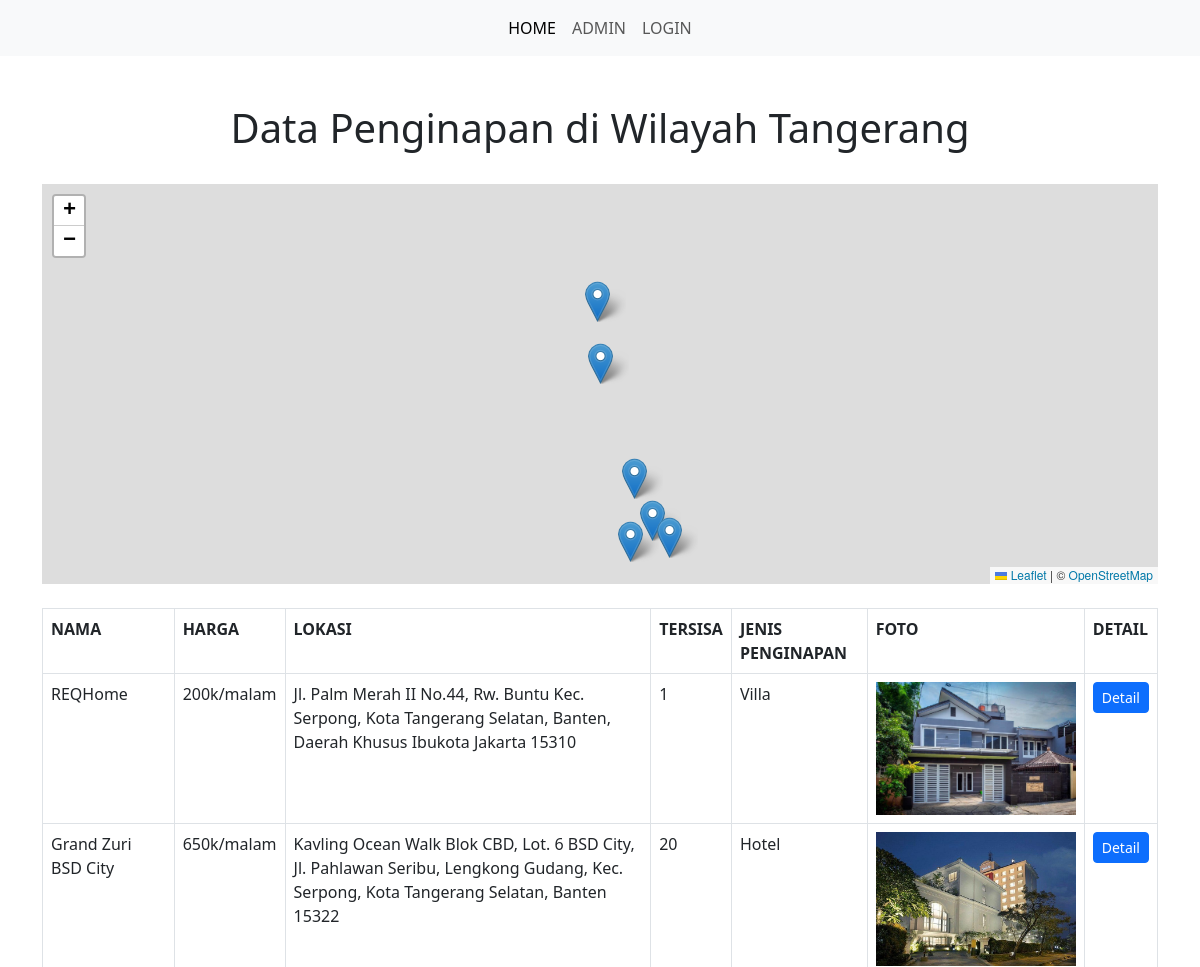
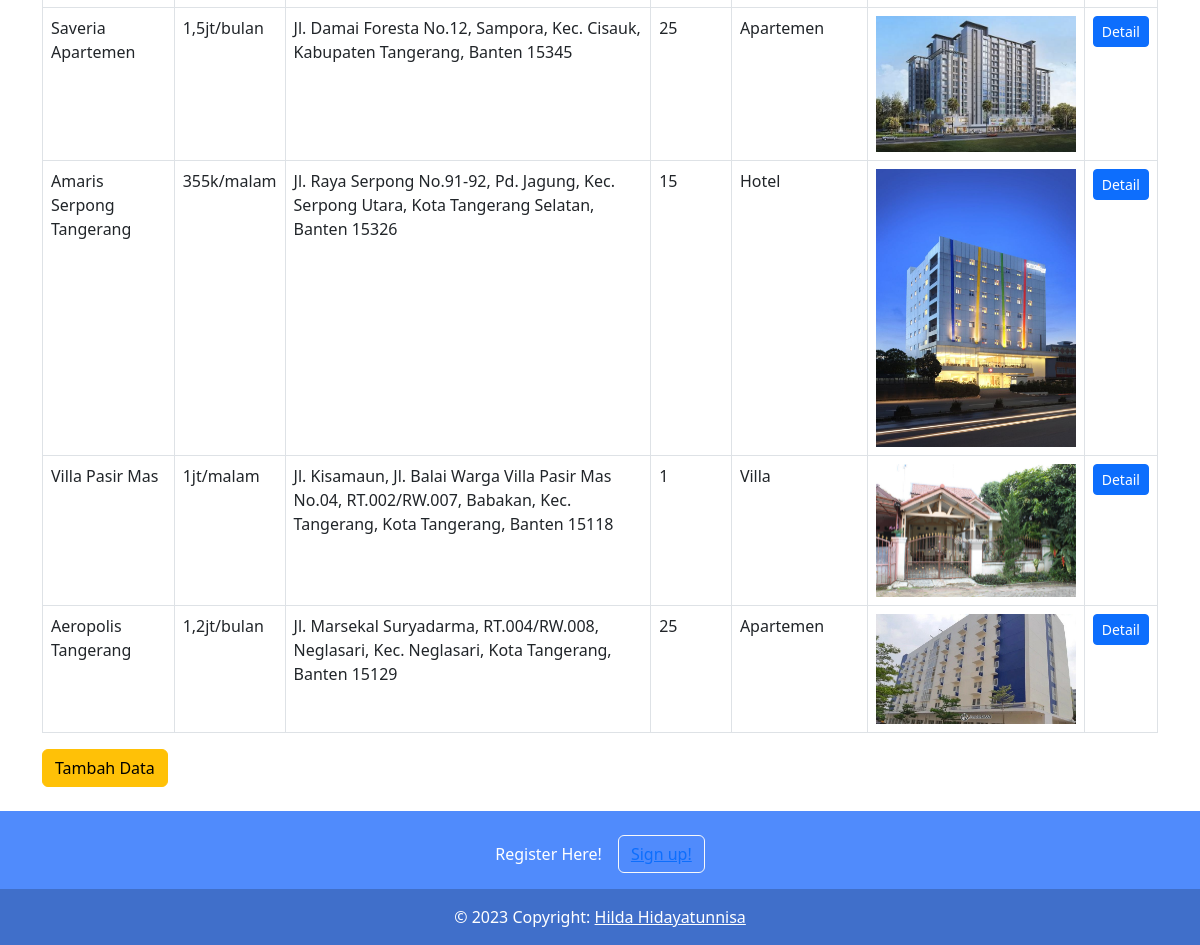
The app's page /index/ with its own data (2 pictures, top to bottom).
### nginap/models.py (models this page shows, shortened)
class Penginapan(models.Model):
    koordinat = models.CharField(max_length=100)
    nama = models.CharField(max_length=50)
    harga = models.CharField(max_length=50)
    lokasi = models.CharField(max_length=250)
    tersisa = models.IntegerField(null=True)
    jenis_id = models.ForeignKey(Jenis, on_delete=models.CASCADE, null=True)
    foto = models.ImageField(upload_to='foto/', null=True)

class Jenis(models.Model):
    jenis = models.CharField(max_length=50)
    def __str__(self):
        return self.jenis

### nginap/views.py (the view)
# urls.py: path('index/', index, name='index'),
def index(request):
    data_peta = Penginapan.objects.all()
    data_peta_json = serializers.serialize('json', data_peta)
    nginaps = Penginapan.objects.all()
    judul = "Data Penginapan di Wilayah Tangerang"
    konteks = {
        "title": judul,
        "subtitle": judul,
        "nginaps" : nginaps,
        "dataJson" : data_peta_json,
        "dataPetas" : data_peta
    }
    return render(request, 'index.html', konteks)

### nginap/templates/index.html (shortened to what this page needs)
{% extends 'base.html' %}
{% block content %}
<!doctype html>
<html lang="en">
  <head>
    <link href="https://cdn.jsdelivr.net/npm/bootstrap@5.3.0-alpha1/dist/css/bootstrap.min.css" rel="stylesheet">
    <link rel="stylesheet" href="https://unpkg.com/leaflet@1.9.3/dist/leaflet.css"/>
</head>
  <body>
    <br><br>
    <center><h1>{{ subtitle }}</h1></center><br>
    <div id="map" style="width: 1200px; height: 400px;"></div>
    <br>
    <table class="table table-bordered table-stripe">
        <tr>
            <th>NAMA</th>
            <th>HARGA</th>
            <th>LOKASI</th>
            <th>TERSISA</th>
            <th>JENIS PENGINAPAN</th>
            <th>FOTO</th>
            <th>DETAIL</th>
        </tr>
        {% for penginapan in nginaps %}
        <tr>
            <td>{{ penginapan.nama }}</td>
            <td>{{ penginapan.harga }}</td>
            <td>{{ penginapan.lokasi }}</td>
            <td>{{ penginapan.tersisa }}</td>
            <td>{{ penginapan.jenis_id }}</td>
            <td>
                {% if penginapan.foto %}
                <img src="{{ penginapan.foto.url }}" width="200px">
                {% endif %}
            </td>
            <td>
                <a href="{{ penginapan.id }}" class="btn btn-sm btn-primary">Detail</a><br><br>
            </td>
        </tr>
        {% endfor %}
    </table>
    <a href="/masuk" type="button" class="btn btn-warning">Tambah Data</a><br><br>
</body>
</html>
 {% endblock %}

### templates/base.html (shortened to what this page needs)
<!doctype html>
<html lang="en">
  <head>
    <link href="https://cdn.jsdelivr.net/npm/bootstrap@5.3.0-alpha1/dist/css/bootstrap.min.css" rel="stylesheet">
  </head>
  <body>
    {% include 'navbar.html' %}
    <div class="container">
      {% block content %}
      {% endblock %}
    </div>
    {% include 'footer.html' %}
  </body>
</html>

### templates/navbar.html (shortened to what this page needs)
<nav class="navbar navbar-expand-lg navbar-primary bg-light">
  <div class="container-fluid">
    <div
      class="collapse navbar-collapse justify-content-center"
      id="navbarCenteredExample"
    >
      <ul class="navbar-nav mb-2 mb-lg-0">
        <li class="nav-item">
          <a class="nav-link active" aria-current="page" href="/index">HOME</a>
        </li>
        <li class="nav-item">
          <a class="nav-link" href="/masuk">ADMIN</a>
        </li>
        <li class="nav-item">
          <a class="nav-link" href="/masuk">LOGIN</a>
        </li>
      </ul>
    </div>
  </div>
</nav>

### templates/footer.html
<section class="">
    <footer class="text-center text-white" style="background-color:#508bfc;">
      <div class="container p-4 pb-0">
        <section class="">
          <p class="d-flex justify-content-center align-items-center">
            <span class="me-3">Register Here!</span>
            <button type="button" class="btn btn-outline-light btn-rounded">
             <a href="/signup">Sign up!</a>
            </button>
          </p>
        </section>
      </div>
      <div class="text-center p-3" style="background-color: rgba(0, 0, 0, 0.2);">
        © 2023 Copyright:
        <a class="text-white" href="https://instagram.com/_hdytnnisa?igshid=YmMyMTA2M2Y=">Hilda Hidayatunnisa</a>
      </div>
    </footer>
  </section>

### nginap/templates/index.html (style rules this page uses)
html, body { height: 100%; margin: 0; }
#map { height: 500px; width: 100px; max-width: 100%; max-height: 100%; }

### records on screen
Penginapan: nama "REQHome", harga "200k/malam", lokasi "Jl. Palm Merah II No.44, Rw. Buntu Kec. Serpong, Kota Tangerang Selatan, Banten, Daerah Khusus Ibukota Jakarta 15310", tersisa "1", jenis_id "Villa", foto (picture)
Penginapan: nama "Grand Zuri BSD City", harga "650k/malam", lokasi "Kavling Ocean Walk Blok CBD, Lot. 6 BSD City, Jl. Pahlawan Seribu, Lengkong Gudang, Kec. Serpong, Kota Tangerang Selatan, Banten 15322", tersisa "20", jenis_id "Hotel", foto (picture)
Penginapan: nama "Saveria Apartemen", harga "1,5jt/bulan", lokasi "Jl. Damai Foresta No.12, Sampora, Kec. Cisauk, Kabupaten Tangerang, Banten 15345", tersisa "25", jenis_id "Apartemen", foto (picture)
Penginapan: nama "Amaris Serpong Tangerang", harga "355k/malam", lokasi "Jl. Raya Serpong No.91-92, Pd. Jagung, Kec. Serpong Utara, Kota Tangerang Selatan, Banten 15326", tersisa "15", jenis_id "Hotel", foto (picture)
Penginapan: nama "Villa Pasir Mas", harga "1jt/malam", lokasi "Jl. Kisamaun, Jl. Balai Warga Villa Pasir Mas No.04, RT.002/RW.007, Babakan, Kec. Tangerang, Kota Tangerang, Banten 15118", tersisa "1", jenis_id "Villa", foto (picture)
Penginapan: nama "Aeropolis Tangerang", harga "1,2jt/bulan", lokasi "Jl. Marsekal Suryadarma, RT.004/RW.008, Neglasari, Kec. Neglasari, Kota Tangerang, Banten 15129", tersisa "25", jenis_id "Apartemen", foto (picture)

### other values on screen
{{ subtitle }} "Data Penginapan di Wilayah Tangerang"
